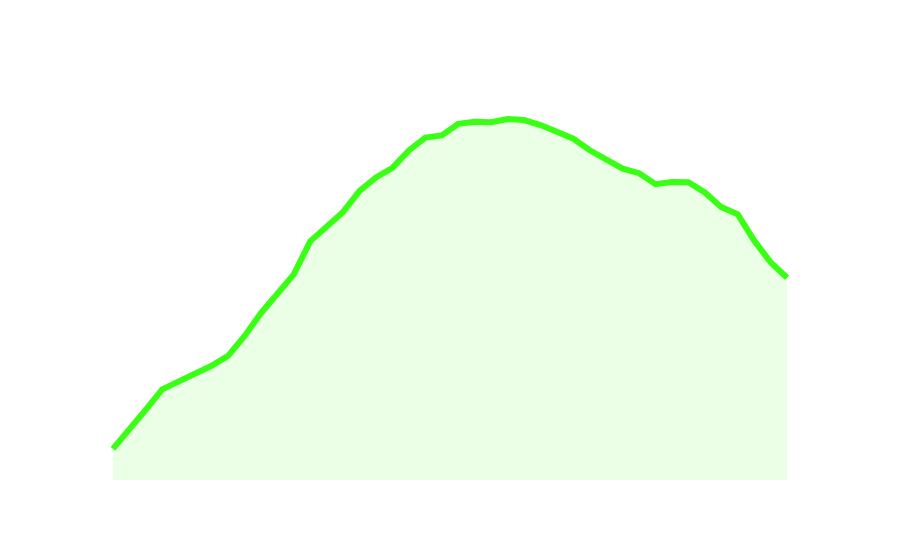

The notebook cell this image was saved under:
### Code cell
def plot_lifecycle_plotly(df):
    # Rolling average to smooth the lifecycle
    age_data = df.groupby('age')['is_employed'].mean().rolling(window=5, center=True).mean().reset_index()
    
    fig = go.Figure()
    fig.add_trace(go.Scatter(
        x=age_data['age'], y=age_data['is_employed'],
        mode='lines',
        line=dict(color='#39FF14', width=6), # Heavy neon line
        fill='tozeroy',
        fillcolor='rgba(57, 255, 20, 0.1)' # Subtle glow under the line
    ))

    fig.update_layout(
        paper_bgcolor='rgba(0,0,0,0)',
        plot_bgcolor='rgba(0,0,0,0)',
        title_text="<b>WORKFORCE PARTICIPATION LIFECYCLE</b>",
        title_x=0.5,
        title_font=dict(size=28, color='white', family="Arial Black"),
        xaxis=dict(
            title="<b>Age (Years)</b>",
            title_font=dict(size=20, color='white'),
            tickfont=dict(size=14, color='white'),
            gridcolor='rgba(255, 255, 255, 0.1)'
        ),
        yaxis=dict(
            title="<b>Employment Probability</b>",
            title_font=dict(size=20, color='white'),
            tickfont=dict(size=14, color='white'),
            gridcolor='rgba(255, 255, 255, 0.1)'
        ),
        margin=dict(t=100, b=80, l=80, r=80)
    )
    fig.show()

plot_lifecycle_plotly(df_target_final)

### Figure 1 — Plotly figure (JSON) as saved in the notebook; plotly's stock layout.template omitted (floating-point values rounded to 4 significant figures)
{"data": [{"fill": "tozeroy", "fillcolor": "rgba(57, 255, 20, 0.1)", "line": {"color": "#39FF14", "width": 6}, "mode": "lines", "type": "scatter", "x": [15, 16, 17, 18, 19, 20, 21, 22, 23, 24, 25, 26, 27, 28, 29, 30, 31, 32, 33, 34, 35, 36, 37, 38, 39, 40, 41, 42, 43, 44, 45, 46, 47, 48, 49, 50, 51, 52, 53, 54, 55, 56, 57, 58, 59, 60], "y": [NaN, NaN, 0.02892, 0.04664, 0.06537, 0.08434, 0.09163, 0.09953, 0.1063, 0.1154, 0.1338, 0.1552, 0.173, 0.1914, 0.222, 0.2352, 0.2494, 0.269, 0.2815, 0.2904, 0.3067, 0.3186, 0.3206, 0.3314, 0.3334, 0.3329, 0.3359, 0.3349, 0.3302, 0.3239, 0.3175, 0.3068, 0.2982, 0.2896, 0.2855, 0.2752, 0.2772, 0.2771, 0.2675, 0.2539, 0.2472, 0.2227, 0.2024, 0.1882, NaN, NaN]}], "layout": {"margin": {"b": 80, "l": 80, "r": 80, "t": 100}, "paper_bgcolor": "rgba(0,0,0,0)", "plot_bgcolor": "rgba(0,0,0,0)", "title": {"font": {"color": "white", "family": "Arial Black", "size": 28}, "text": "<b>WORKFORCE PARTICIPATION LIFECYCLE</b>", "x": 0.5}, "xaxis": {"gridcolor": "rgba(255, 255, 255, 0.1)", "tickfont": {"color": "white", "size": 14}, "title": {"font": {"color": "white", "size": 20}, "text": "<b>Age (Years)</b>"}}, "yaxis": {"gridcolor": "rgba(255, 255, 255, 0.1)", "tickfont": {"color": "white", "size": 14}, "title": {"font": {"color": "white", "size": 20}, "text": "<b>Employment Probability</b>"}}}}
